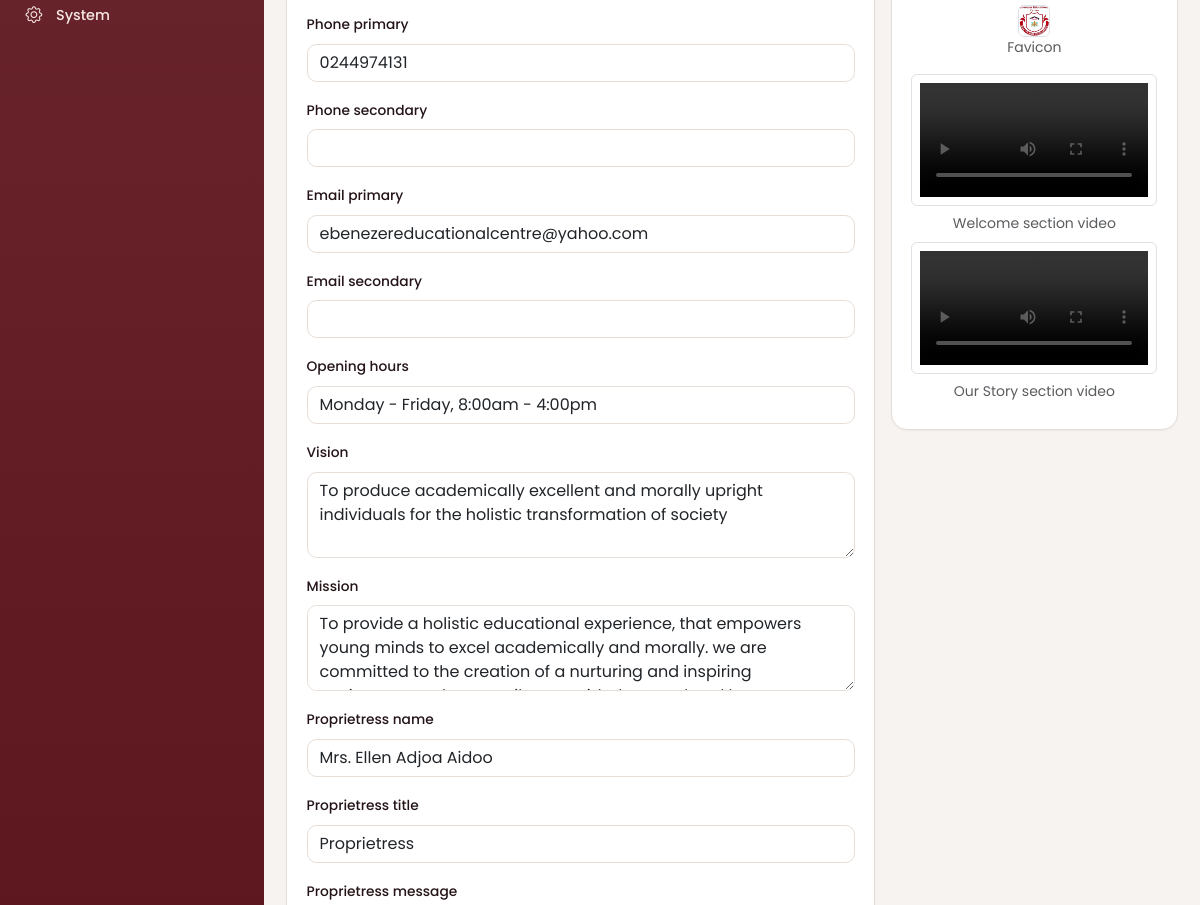
The app's page /dashboard/school/ (signed in, middle part), older data.
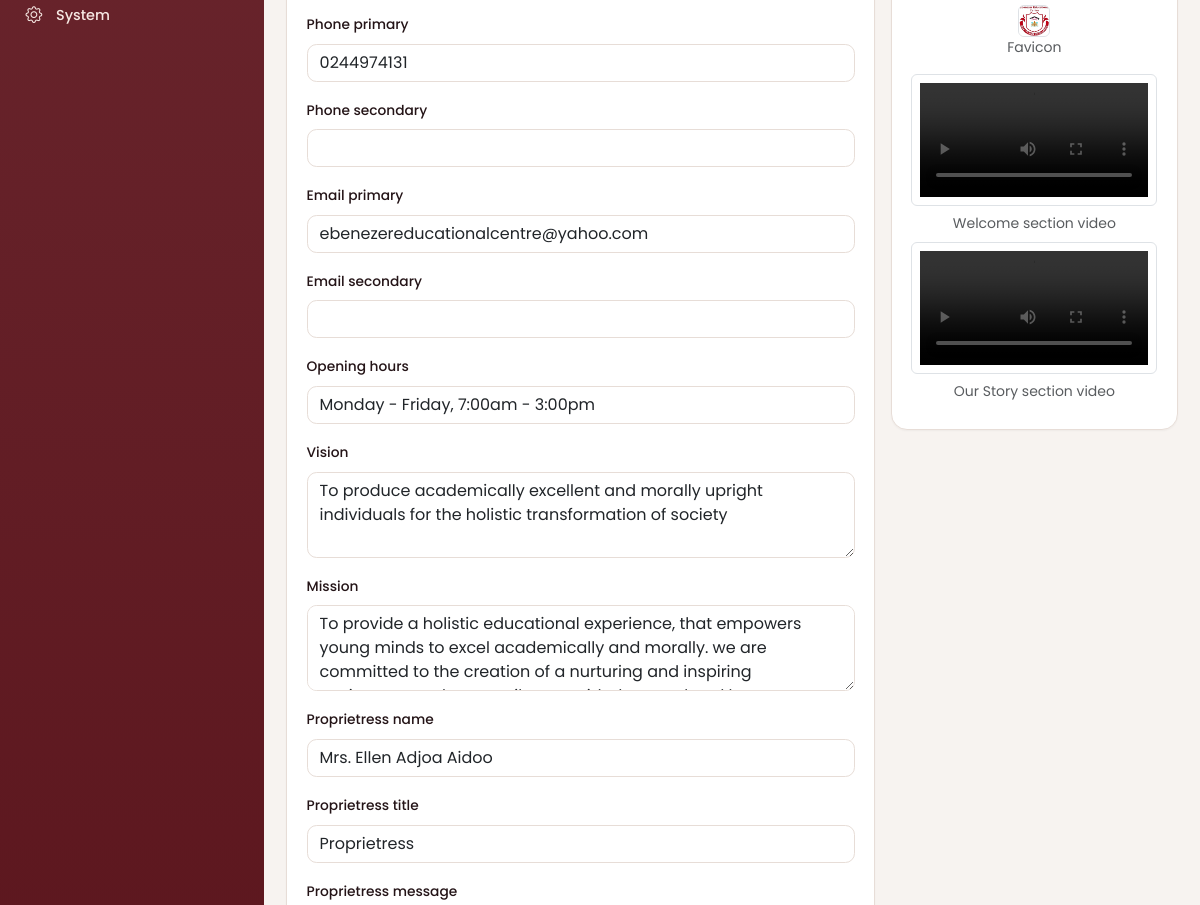
The same page, newer data.
### apps/core/models.py (models this page shows, shortened)
class SingletonModel(models.Model):
    CACHE_KEY = None
    class Meta:
        abstract = True
    @classmethod
    def _cache_key(cls) -> str:
        return cls.CACHE_KEY or f"singleton:{cls._meta.label}"
    @classmethod
    def get_solo(cls):
        key = cls._cache_key()
        obj = cache.get(key)
        if obj is None:
            obj, _ = cls.objects.get_or_create(pk=1)
            cache.set(key, obj, None)
        return obj

class SchoolSettings(SingletonModel):
    CACHE_KEY = "settings:school"
    school_name = models.CharField(max_length=150, default="Ebenezer Educational Centre")
    short_description = models.CharField(
        max_length=300,
        blank=True,
        help_text="Used in the footer and social sharing cards.",
    )
    tagline = models.CharField(
        max_length=200,
        blank=True,
        help_text="Short tagline shown below the school name in the navbar.",
    )
    full_description = models.TextField(
        blank=True,
        help_text="Longer introduction used on the homepage and About page.",
    )
    address = models.CharField(max_length=255, blank=True, default="Jukwa, Cape Coast")
    town = models.CharField(max_length=100, blank=True, default="Jukwa")
    region = models.CharField(max_length=100, blank=True, default="Central Region")
    country = models.CharField(max_length=100, blank=True, default="Ghana")
    phone_primary = models.CharField(max_length=40, blank=True)
    phone_secondary = models.CharField(max_length=40, blank=True)
    email_primary = models.EmailField(blank=True)
    email_secondary = models.EmailField(blank=True)
    opening_hours = models.CharField(
        max_length=200, blank=True, default="Monday - Friday, 7:00am - 4:00pm"
    )
    vision = models.TextField(blank=True)
    mission = models.TextField(blank=True)
    proprietress_name = models.CharField(max_length=150, blank=True)
    proprietress_title = models.CharField(
        max_length=150, blank=True, default="Proprietress"
    )
    proprietress_message = models.TextField(blank=True)
    headmistress_image = models.ImageField(
        upload_to="branding/",
        blank=True,
        null=True,
        help_text="Optional photo of the school headmistress.",
    )
    logo = models.ImageField(upload_to="branding/", blank=True, null=True)
    logo_light = models.ImageField(
        upload_to="branding/",
        blank=True,
        null=True,
        help_text="Optional logo variant for dark backgrounds.",
    )
    favicon = models.ImageField(upload_to="branding/", blank=True, null=True)
    default_image = models.ImageField(
        upload_to="branding/", blank=True, null=True
    )
    home_welcome_image = models.ImageField(
        upload_to="branding/",
        blank=True,
        null=True,
        help_text="Photo shown in the Welcome section of the homepage.",
    )
    home_welcome_video = models.FileField(
        upload_to="branding/videos/",
        blank=True,
        null=True,
        validators=[VideoValidator()],
        help_text="Optional video shown in the Welcome section of the homepage (takes priority over the image if both are set).",
    )
    about_story_image = models.ImageField(
        upload_to="branding/",
        blank=True,
        null=True,
        help_text="Photo shown in the Our Story section of the About page.",
    )
    about_story_video = models.FileField(
        upload_to="branding/videos/",
        blank=True,
        null=True,
        validators=[VideoValidator()],
        help_text="Optional video shown in the Our Story section of the About page (takes priority over the image if both are set).",
    )
    map_url = models.URLField(
        blank=True,
        max_length=1000,
        help_text="Google Maps embed URL (Share → Embed a map in Google Maps), not a short sharing link. Leave blank to hide the map.",
    )
    directions_url = models.URLField(blank=True)
    footer_intro = models.TextField(blank=True)
    footer_copyright = models.CharField(max_length=255, blank=True)
    facebook_url = models.URLField(blank=True)
    instagram_url = models.URLField(blank=True)
    twitter_url = models.URLField(blank=True)
    tiktok_url = models.URLField(blank=True)
    youtube_url = models.URLField(blank=True)
    linkedin_url = models.URLField(blank=True)
    whatsapp_number = models.CharField(max_length=40, blank=True)
    privacy_policy = models.TextField(
        blank=True, help_text="Privacy policy content shown on the privacy page."
    )
    updated_at = models.DateTimeField(auto_now=True)
    class Meta:
        verbose_name = "School settings"
        verbose_name_plural = "School settings"

### apps/dashboard/views.py (the view)
# urls.py: path("school/", views.school_info, name="school_info"),
@capability_required("settings_manage")
def school_info(request):
    obj = SchoolSettings.get_solo()
    form = SchoolSettingsForm(request.POST or None, request.FILES or None, instance=obj)
    if request.method == "POST" and form.is_valid():
        form.save()
        log_action(request, "update", obj, "Updated school information")
        messages.success(request, "School information saved.")
        return redirect("dashboard:school_info")
    return render(
        request,
        "dashboard/school_info.html",
        {"form": form, "school": obj, "page_title": "School Information",
         "active": "school"},
    )

### apps/accounts/permissions.py (called while the page is built)
def user_can(user, capability: str) -> bool:
    if not getattr(user, "is_authenticated", False):
        return False
    if user.is_superuser:
        return True
    allowed = CAPABILITIES.get(capability, set())
    return bool(get_user_roles(user) & allowed)

def capability_required(capability: str):
    def decorator(view_func):
        @wraps(view_func)
        @login_required
        def _wrapped(request, *args, **kwargs):
            if not user_can(request.user, capability):
                raise PermissionDenied("You do not have permission to do that.")
            return view_func(request, *args, **kwargs)
        return _wrapped
    return decorator

### apps/accounts/templatetags/permissions.py (called while the page is built)
@register.filter(name="can")
def can(user, capability: str) -> bool:
    return user_can(user, capability)

### apps/analytics/services.py (called while the page is built)
def should_track(request, path: str) -> bool:
    if request.method != "GET":
        return False
    if request.path.startswith(EXCLUDED_PREFIXES):
        return False
    if is_bot(request.META.get("HTTP_USER_AGENT", "")):
        return False
    return True

### apps/seo/models.py (called while the page is built)
    def canonical_base(self) -> str:
        from django.conf import settings
        return (self.canonical_base_url or settings.SITE_URL).rstrip("/")

### templates/dashboard/school_info.html (shortened to what this page needs)
{% extends "dashboard/base.html" %}
{% load crispy_forms_tags %}
{% block content %}
<div class="row g-3">
  <div class="col-lg-8">
    <div class="dash-card">
      <div class="dash-card-body">
        <form method="post" enctype="multipart/form-data" novalidate>
          {{ form|crispy }}
        </form>
      </div>
    </div>
  </div>
  <div class="col-lg-4">
    <div class="dash-card">
      <div class="dash-card-body">
        {% if school.favicon %}<div class="text-center mb-3"><img src="{{ school.favicon.url }}" alt="" class="rounded border" width="32" height="32"><div class="small text-muted">Favicon</div></div>{% endif %}
        {% if school.home_welcome_video %}<div class="text-center mb-2"><video controls src="{{ school.home_welcome_video.url }}" alt="" class="img-fluid rounded border p-2" style="max-height:180px; width:auto;"></video><div class="small text-muted">Welcome section video</div></div>{% elif school.home_welcome_image %}<div class="text-center mb-2"><img src="{{ school.home_welcome_image.url }}" alt="" class="img-fluid rounded border p-2"><div class="small text-muted">Welcome section image</div></div>{% endif %}
        {% if school.about_story_video %}<div class="text-center mb-2"><video controls src="{{ school.about_story_video.url }}" alt="" class="img-fluid rounded border p-2" style="max-height:180px; width:auto;"></video><div class="small text-muted">Our Story section video</div></div>{% elif school.about_story_image %}<div class="text-center mb-2"><img src="{{ school.about_story_image.url }}" alt="" class="img-fluid rounded border p-2"><div class="small text-muted">Our Story section image</div></div>{% endif %}
      </div>
    </div>
  </div>
</div>
{% endblock %}

Row changes from the older to the newer data that the page shows:
changed SchoolSettings "ebenezereducationalcentre@yahoo.com": opening_hours "Monday - Friday, 8:00am - 4:00pm" → "Monday - Friday, 7:00am - 3:00pm"
